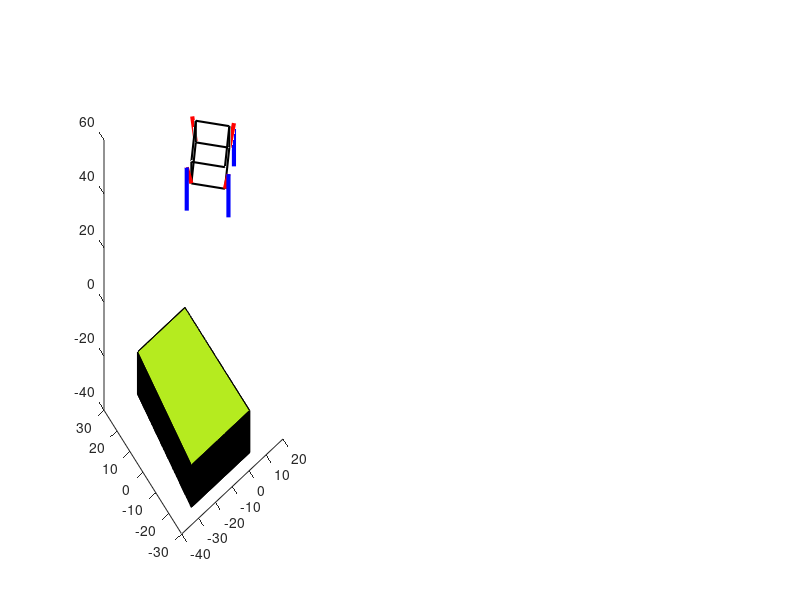

This figure's MATLAB source: (Note: this script raises an error after producing the figure.)
clc; clear; close all;


%@@@@@@@@@@@@@@@@@@@@@@@@@@@@@@@@@@@@@@@@@@@@@@@@@@@@@@@@@@@@@@@@@@@@@@@@@@@@@@@@@@@@@@@@@@@@@@@@@@@@@@Leg Landing variable setting지면으로부터 50위에있음

for l = 1
L_ang1_east = 430;                                                % L1 이동경로설정(EAST)
L_theta1_east = L_ang1_east*(pi/180);
L_r1_east = 8;                                                    % L1 원의반지름
L_x1_east = L_r1_east*cos(L_theta1_east)+11.25;                   % X축 평행이동 및 설정
L_z1_east = L_r1_east*sin(L_theta1_east)+50 ;                     % Z축 설정

L_ang2_east = 430;                                                % L2 이동경로 설정(EAST)
L_theta2_east = L_ang2_east*(pi/180);
L_r2_east = 8;                                                    % L2 원의반지름
L_x2_east = L_r2_east*cos(L_theta2_east)+11.25;                   % X축 평행이동 및 설정
L_z2_east = L_r2_east*sin(L_theta2_east)+34;                      % Z축 평행이동 및 설정
    
L_ang1_west = 110;                                                % L1 이동경로설정(WEST)
L_theta1_west = L_ang1_west*(pi/180);
L_r1_west = 8;                                                    % L1 원의반지름
L_x1_west = L_r1_west*cos(L_theta1_west)-11.25;                   % X축 평행이동 및 설정 
L_z1_west = L_r1_west*sin(L_theta1_west)+50;                      % Z축 설정

L_ang2_west = 110;                                                % L2 이동경로 설정(WEST)
L_theta2_west = L_ang2_west*(pi/180);
L_r2_west = 8;                                                    % L2원의반지름
L_x2_west = L_r2_west*cos(L_theta2_west)-11.25;                   % X축 평행이동 및 설정
L_z2_west = L_r2_west*sin(L_theta2_west)+34;                      % Z축 평행이동 및 설정

L_ang1_north = 430;                                               % L1 이동경로설정(NORTH)
L_theta1_north = L_ang1_north*(pi/180);
L_r1_north = 8;                                                   % 원의반지름
L_y1_north = L_r1_north*cos(L_theta1_north)+11.25;                % Y축 평행이동 및 설정 
L_z1_north = L_r1_north*sin(L_theta1_north)+50;                   % Z축 설정

L_ang2_north = 430;                                               % L2 이동경로 설정(NORTH)
L_theta2_north = L_ang2_north*(pi/180);
L_r2_north = 8;                                                   % 원의반지름
L_y2_north = L_r2_north*cos(L_theta2_north)+11.25;                % Y축 평행이동 및 설정
L_z2_north = L_r2_north*sin(L_theta2_north)+34;                   % Z축 평행이동 및 설정

L_ang1_south = 110;                                               % L1 이동경로설정(SOUTH)
L_theta1_south = L_ang1_south*(pi/180);
L_r1_south = 8;                                                   % 원의반지름
L_y1_south = L_r1_south*cos(L_theta1_south)-11.25;                % Y축 평행이동 및 설정 
L_z1_south = L_r1_south*sin(L_theta1_south)+50;                   % Z축 설정

L_ang2_south = 110;                                               % L2 이동경로 설정(SOUTH)
L_theta2_south = L_ang2_south*(pi/180);
L_r2_south = 8;                                                   % 원의반지름
L_y2_south = L_r2_south*cos(L_theta2_south)-11.25;                % Y축 평행이동 및 설정
L_z2_south = L_r2_south*sin(L_theta2_south)+34;                   % Z축 평행이동 및 설정


%@@@@@@@@@@@@@@@@@@@@@@@@@@@@@@@@@@@@@@@@@@@@@@@@@@@@@@@@@@@@@@@@@@@@@@@@@@@@@@@@@@@@@@@@@@@@@@@@@@@@@@Leg down variable setting


Legd_ang1_east = 430;                                                   % L1 이동경로설정(EAST)
Legd_theta1_east = Legd_ang1_east*(pi/180);
Legd_r1_east = 8;                                                       % L1 원의반지름
Legd_x1_east = Legd_r1_east*cos(Legd_theta1_east)+11.25;                % X축 평행이동 및 설정
Legd_z1_east = Legd_r1_east*sin(Legd_theta1_east);                      % Z축 설정

Legd_ang2_east = 430;                                                   % L2 이동경로 설정(EAST)
Legd_theta2_east = Legd_ang2_east*(pi/180);
Legd_r2_east = 8;                                                       % L2 원의반지름
Legd_x2_east = Legd_r2_east*cos(Legd_theta2_east)+11.25;                % X축 평행이동 및 설정
Legd_z2_east = Legd_r2_east*sin(Legd_theta2_east)-16;                   % Z축 평행이동 및 설정

Legd_ang1_west = [110:1:270];                                           % L1 이동경로설정(WEST)
Legd_theta1_west = Legd_ang1_west*(pi/180);
Legd_r1_west = 8;                                                       % L1 원의반지름
Legd_x1_west = Legd_r1_west*cos(Legd_theta1_west)-11.25;                % X축 평행이동 및 설정 
Legd_z1_west = Legd_r1_west*sin(Legd_theta1_west);                      % Z축 설정

Legd_ang2_west = [110:1:270];                                           % L2 이동경로 설정(WEST)
Legd_theta2_west = Legd_ang2_west*(pi/180);
Legd_r2_west = 8;                                                       % L2원의반지름
Legd_x2_west = Legd_r2_west*cos(Legd_theta2_west)-11.25;                % X축 평행이동 및 설정
Legd_z2_west = Legd_r2_west*sin(Legd_theta2_west)-16;                   % Z축 평행이동 및 설정

Legd_ang1_north = [430:-1:270];                    % L1 이동경로설정(NORTH)
Legd_theta1_north = Legd_ang1_north*(pi/180);
Legd_r1_north = 8;                                                      % 원의반지름
Legd_y1_north = Legd_r1_north*cos(Legd_theta1_north)+11.25;             % Y축 평행이동 및 설정 
Legd_z1_north = Legd_r1_north*sin(Legd_theta1_north);                   % Z축 설정

Legd_ang2_north = [430:-1:270];                    % L2 이동경로 설정(NORTH)
Legd_theta2_north = Legd_ang2_north*(pi/180);
Legd_r2_north = 8;                                                      % 원의반지름
Legd_y2_north = Legd_r2_north*cos(Legd_theta2_north)+11.25;             % Y축 평행이동 및 설정
Legd_z2_north = Legd_r2_north*sin(Legd_theta2_north)-16;                % Z축 평행이동 및 설정

Legd_ang1_south = [110:1:270];                     % L1 이동경로설정(SOUTH)
Legd_theta1_south = Legd_ang1_south*(pi/180);
Legd_r1_south = 8;                                                      % 원의반지름
Legd_y1_south = Legd_r1_south*cos(Legd_theta1_south)-11.25;             % Y축 평행이동 및 설정 
Legd_z1_south = Legd_r1_south*sin(Legd_theta1_south);                   % Z축 설정

Legd_ang2_south = [110:1:270];                     % L2 이동경로 설정(SOUTH)
Legd_theta2_south = Legd_ang2_south*(pi/180);
Legd_r2_south = 8;                                                      % 원의반지름
Legd_y2_south = Legd_r2_south*cos(Legd_theta2_south)-11.25;             % Y축 평행이동 및 설정
Legd_z2_south = Legd_r2_south*sin(Legd_theta2_south)-16;                % Z축 평행이동 및 설정


%@@@@@@@@@@@@@@@@@@@@@@@@@@@@@@@@@@@@@@@@@@@@@@@@@@@@@@@@@@@@@@@@@@@@@@@@@@@@@@@@@@@@@@@@@@@@@@@@@@@@@@Leg up variable setting


Legu_ang1_east = 430;                                                   % L1 이동경로설정(EAST)
Legu_theta1_east = Legu_ang1_east*(pi/180);
Legu_r1_east = 8;                                                       % L1 원의반지름
Legu_x1_east = Legu_r1_east*cos(Legu_theta1_east)+11.25;                % X축 평행이동 및 설정
Legu_z1_east = Legu_r1_east*sin(Legu_theta1_east);                      % Z축 설정

Legu_ang2_east = 430;                                                   % L2 이동경로 설정(EAST)
Legu_theta2_east = Legu_ang2_east*(pi/180);
Legu_r2_east = 8;                                                       % L2 원의반지름
Legu_x2_east = Legu_r2_east*cos(Legu_theta2_east)+11.25;                % X축 평행이동 및 설정
Legu_z2_east = Legu_r2_east*sin(Legu_theta2_east)-16;                   % Z축 평행이동 및 설정

Legu_ang1_west = [270:-1:110];                                          % L1 이동경로설정(WEST)
Legu_theta1_west = Legu_ang1_west*(pi/180);
Legu_r1_west = 8;                                                       % L1 원의반지름
Legu_x1_west = Legu_r1_west*cos(Legu_theta1_west)-11.25;                % X축 평행이동 및 설정 
Legu_z1_west = Legu_r1_west*sin(Legu_theta1_west);                      % Z축 설정

Legu_ang2_west = [270:-1:110];                                          % L2 이동경로 설정(WEST)
Legu_theta2_west = Legu_ang2_west*(pi/180);
Legu_r2_west = 8;                                                       % L2원의반지름
Legu_x2_west = Legu_r2_west*cos(Legu_theta2_west)-11.25;                % X축 평행이동 및 설정
Legu_z2_west = Legu_r2_west*sin(Legu_theta2_west)-16;                   % Z축 평행이동 및 설정

Legu_ang1_north = [270:1:430];                     % L1 이동경로설정(NORTH)
Legu_theta1_north = Legu_ang1_north*(pi/180);
Legu_r1_north = 8;                                                      % 원의반지름
Legu_y1_north = Legu_r1_north*cos(Legu_theta1_north)+11.25;             % Y축 평행이동 및 설정 
Legu_z1_north = Legu_r1_north*sin(Legu_theta1_north);                   % Z축 설정

Legu_ang2_north = [270:1:430];                     % L2 이동경로 설정(NORTH)
Legu_theta2_north = Legu_ang2_north*(pi/180);
Legu_r2_north = 8;                                                      % 원의반지름
Legu_y2_north = Legu_r2_north*cos(Legu_theta2_north)+11.25;             % Y축 평행이동 및 설정
Legu_z2_north = Legu_r2_north*sin(Legu_theta2_north)-16;                % Z축 평행이동 및 설정

Legu_ang1_south = [270:-1:110];                    % L1 이동경로설정(SOUTH)
Legu_theta1_south = Legu_ang1_south*(pi/180);
Legu_r1_south = 8;                                                      % 원의반지름
Legu_y1_south = Legu_r1_south*cos(Legu_theta1_south)-11.25;             % Y축 평행이동 및 설정 
Legu_z1_south = Legu_r1_south*sin(Legu_theta1_south);                   % Z축 설정

Legu_ang2_south = [270:-1:110];                    % L2 이동경로 설정(SOUTH)
Legu_theta2_south = Legu_ang2_south*(pi/180);
Legu_r2_south = 8;                                                      % 원의반지름
Legu_y2_south = Legu_r2_south*cos(Legu_theta2_south)-11.25;             % Y축 평행이동 및 설정
Legu_z2_south = Legu_r2_south*sin(Legu_theta2_south)-16;                % Z축 평행이동 및 설정


%@@@@@@@@@@@@@@@@@@@@@@@@@@@@@@@@@@@@@@@@@@@@@@@@@@@@@@@@@@@@@@@@@@@@@@@@@@@@@@@@@@@@@@@@@@@@@@@@@@@@@@Leg take off variable setting


T_ang1_east = 430;                                                     % L1 이동경로설정(EAST)
T_theta1_east = T_ang1_east*(pi/180);
T_r1_east = 8;                                                         % L1 원의반지름
T_x1_east = T_r1_east*cos(T_theta1_east)+11.25;                        % X축 평행이동 및 설정
T_z1_east = T_r1_east*sin(T_theta1_east) ;                             % Z축 설정

T_ang2_east = 430;                                                     % L2 이동경로 설정(EAST)
T_theta2_east = T_ang2_east*(pi/180);
T_r2_east = 8;                                                         % L2 원의반지름
T_x2_east = T_r2_east*cos(T_theta2_east)+11.25;                        % X축 평행이동 및 설정
T_z2_east = T_r2_east*sin(T_theta2_east)-16;                           % Z축 평행이동 및 설정

T_ang1_west = 110;                                                     % L1 이동경로설정(WEST)
T_theta1_west = T_ang1_west*(pi/180);
T_r1_west = 8;                                                         % L1 원의반지름
T_x1_west = T_r1_west*cos(T_theta1_west)-11.25;                        % X축 평행이동 및 설정 
T_z1_west = T_r1_west*sin(T_theta1_west);                              % Z축 설정

T_ang2_west = 110;                                                     % L2 이동경로 설정(WEST)
T_theta2_west = T_ang2_west*(pi/180);
T_r2_west = 8;                                                         % L2원의반지름
T_x2_west = T_r2_west*cos(T_theta2_west)-11.25;                        % X축 평행이동 및 설정
T_z2_west = T_r2_west*sin(T_theta2_west)-16;                           % Z축 평행이동 및 설정

T_ang1_north = 430;                                                    % L1 이동경로설정(NORTH)
T_theta1_north = T_ang1_north*(pi/180);
T_r1_north = 8;                                                        % 원의반지름
T_y1_north = T_r1_north*cos(T_theta1_north)+11.25;                     % Y축 평행이동 및 설정 
T_z1_north = T_r1_north*sin(T_theta1_north);                           % Z축 설정

T_ang2_north = 430;                                                    % L2 이동경로 설정(NORTH)
T_theta2_north = T_ang2_north*(pi/180);
T_r2_north = 8;                                                        % 원의반지름
T_y2_north = T_r2_north*cos(T_theta2_north)+11.25;                     % Y축 평행이동 및 설정
T_z2_north = T_r2_north*sin(T_theta2_north)-16;                        % Z축 평행이동 및 설정

T_ang1_south = 110;                                                    % L1 이동경로설정(SOUTH)
T_theta1_south = T_ang1_south*(pi/180);
T_r1_south = 8;                                                        % 원의반지름
T_y1_south = T_r1_south*cos(T_theta1_south)-11.25;                     % Y축 평행이동 및 설정 
T_z1_south = T_r1_south*sin(T_theta1_south);                           % Z축 설정

T_ang2_south = 110;                                                    % L2 이동경로 설정(SOUTH)
T_theta2_south = T_ang2_south*(pi/180);
T_r2_south = 8;                                                        % 원의반지름
T_y2_south = T_r2_south*cos(T_theta2_south)-11.25;                     % Y축 평행이동 및 설정
T_z2_south = T_r2_south*sin(T_theta2_south)-16;                        % Z축 평행이동 및 설정

%@@@@@@@@@@@@@@@@@@@@@@@@@@@@@@@@@@@@@@@@@@@@@@@@@@@@@@@@@@@@@@@@@@@@@@@@@@@@@@@@@@@@@@@@@@@@@@@@@@@@@@Leg down figure!!



Legd_ang1_westf = [110:1:270];                                           % L1 이동경로설정(WEST)
Legd_theta1_westf = Legd_ang1_westf*(pi/180);
Legd_r1_westf = 8;                                                       % L1 원의반지름
Legd_x1_westf = Legd_r1_westf*cos(Legd_theta1_westf);                      % X축 평행이동 및 설정 
Legd_y1_westf = Legd_r1_westf*sin(Legd_theta1_westf);                      % Z축 설정
                                          
Legd_x2_westf = Legd_r1_westf*cos(Legd_theta1_westf);                      % X축 평행이동 및 설정
Legd_y2_westf = Legd_r1_westf*sin(Legd_theta1_westf)-16;                   % Z축 평행이동 및 설정


Legd_ang1_northf = [430:-1:270];                                           % L1 이동경로설정(NORTH)
Legd_theta1_northf = Legd_ang1_northf*(pi/180);
Legd_r1_northf = 8;                                                        % 원의반지름
Legd_x1_northf = Legd_r1_northf*cos(Legd_theta1_northf);                   % Y축 평행이동 및 설정 
Legd_y1_northf = Legd_r1_northf*sin(Legd_theta1_northf);                   % Z축 설정
                                                 
Legd_x2_northf = Legd_r1_northf*cos(Legd_theta1_northf);                   % Y축 평행이동 및 설정
Legd_y2_northf = Legd_r1_northf*sin(Legd_theta1_northf)-16;                % Z축 평행이동 및 설정



Legd_ang1_southf = [110:1:270];                                            % L1 이동경로설정(SOUTH)
Legd_theta1_southf = Legd_ang1_southf*(pi/180);
Legd_r1_southf = 8;                                                        % 원의반지름
Legd_x1_southf = Legd_r1_southf*cos(Legd_theta1_southf);                   % Y축 평행이동 및 설정 
Legd_y1_southf = Legd_r1_southf*sin(Legd_theta1_southf);                   % Z축 설정
                                                   
Legd_x2_southf = Legd_r1_southf*cos(Legd_theta1_southf);                   % Y축 평행이동 및 설정
Legd_y2_southf = Legd_r1_southf*sin(Legd_theta1_southf)-16;                % Z축 평행이동 및 설정


%@@@@@@@@@@@@@@@@@@@@@@@@@@@@@@@@@@@@@@@@@@@@@@@@@@@@@@@@@@@@@@@@@@@@@@@@@@@@@@@@@@@@@@@@@@@@@@@@@@@@@@Leg up figure!!


Legu_ang1_westf = [270:-1:110];                                            % L1 이동경로설정(WEST)
Legu_theta1_westf = Legu_ang1_westf*(pi/180);
Legu_r1_westf = 8;                                                         % L1 원의반지름
Legu_x1_westf = Legu_r1_westf*cos(Legu_theta1_westf);                      % X축 평행이동 및 설정 
Legu_y1_westf = Legu_r1_westf*sin(Legu_theta1_westf);                      % Z축 설정
                                               
Legu_x2_westf = Legu_r1_westf*cos(Legu_theta1_westf);                      % X축 평행이동 및 설정
Legu_y2_westf = Legu_r1_westf*sin(Legu_theta1_westf)-16;                   % Z축 평행이동 및 설정

Legu_ang1_northf = [270:1:430];                      % L1 이동경로설정(NORTH)
Legu_theta1_northf = Legu_ang1_northf*(pi/180);
Legu_r1_northf = 8;                                                        % 원의반지름
Legu_x1_northf = Legu_r1_northf*cos(Legu_theta1_northf);                   % Y축 평행이동 및 설정 
Legu_y1_northf = Legu_r1_northf*sin(Legu_theta1_northf);                   % Z축 설정
                                             
Legu_x2_northf = Legu_r1_northf*cos(Legu_theta1_northf);                   % Y축 평행이동 및 설정
Legu_y2_northf = Legu_r1_northf*sin(Legu_theta1_northf)-16;                % Z축 평행이동 및 설정

Legu_ang1_southf = [270:-1:110];                    % L1 이동경로설정(SOUTH)
Legu_theta1_southf = Legu_ang1_southf*(pi/180);
Legu_r1_southf = 8;                                                      % 원의반지름
Legu_x1_southf = Legu_r1_southf*cos(Legu_theta1_southf);             % Y축 평행이동 및 설정 
Legu_y1_southf = Legu_r1_southf*sin(Legu_theta1_southf);                   % Z축 설정
                                           
Legu_x2_southf = Legu_r1_southf*cos(Legu_theta1_southf);             % Y축 평행이동 및 설정
Legu_y2_southf = Legu_r1_southf*sin(Legu_theta1_southf)-16;                % Z축 평행이동 및 설정


%@@@@@@@@@@@@@@@@@@@@@@@@@@@@@@@@@@@@@@@@@@@@@@@@@@@@@@@@@@@@@@@@@@@@@@@@@@@@@@@@@@@@@@@@@@@@@@@@@@@@@@draw figure


hf = figure;                             %figure창생성
ha = axes(hf);                           %figure창에 좌표넣기


%@@@@@@@@@@@@@@@@@@@@@@@@@@@@@@@@@@@@@@@@@@@@@@@@@@@@@@@@@@@@@@@@@@@@@@@@@@@@@@@@@@@@@@@@@@@@@@@@@@@@@@draw graph

subplot(3,9,[1,2 3,10,11,12,19,20,21],ha);

box_L1 = plot3(ha,[-11.25 0],[0 -11.25],[50 50],'k','Linewidth',1.5);                        %부품넣을공간 생성(밑면)-착륙
hold(ha,'on');                                                                               %한 FIGURE에 2개이상 그래프  
box_L2 = plot3(ha,[0 11.25],[-11.25 0],[50 50],'k','Linewidth',1.5);                         %부품넣을공간 생성(밑면)-착륙
box_L3 = plot3(ha,[11.25 0],[0 11.25],[50 50],'k','Linewidth',1.5);                          %부품넣을공간 생성(밑면)-착륙
box_L4 = plot3(ha,[0 -11.25],[11.25 0],[50 50],'k','Linewidth',1.5);                         %부품넣을공간 생성(밑면)-착륙
box_L5 = plot3(ha,[0 0],[-11.25 -11.25],[50 50],'k','Linewidth',1.5);                        %부품넣을공간 생성(높이)-착륙
box_L6 = plot3(ha,[11.25 11.25],[0 0],[50 58],'k','Linewidth',1.5);                          %부품넣을공간 생성(높이)-착륙
box_L7 = plot3(ha,[0 0],[11.25 11.25],[50 58],'k','Linewidth',1.5);                          %부품넣을공간 생성(높이)-착륙
box_L8 = plot3(ha,[-11.25 -11.25],[0 0],[50 58],'k','Linewidth',1.5);                        %부품넣을공간 생성(높이)-착륙
box_L9 = plot3(ha,[-11.25 0],[0 -11.25],[58 58],'k','Linewidth',1.5);                        %부품넣을공간 생성(윗면)-착륙
box_L10 = plot3(ha,[0 11.25],[-11.25 0],[58 58],'k','Linewidth',1.5);                        %부품넣을공간 생성(윗면)-착륙
box_L11 = plot3(ha,[11.25 0],[0 11.25],[58 58],'k','Linewidth',1.5);                         %부품넣을공간 생성(윗면)-착륙
box_L12 = plot3(ha,[0 -11.25],[11.25 0],[58 58],'k','Linewidth',1.5);                        %부품넣을공간 생성(윗면)-착륙

Leg_L1 = plot3(ha,[11.25 L_x1_east],[0 0],[50 L_z1_east],'r','Linewidth',3);                         %EAST_L1 다리생성-착륙
Leg_L2 = plot3(ha,[L_x1_east L_x2_east],[0 0],[L_z1_east L_z2_east],'b','Linewidth',3);              %EAST_L2 다리생성-착륙
Leg_L3 = plot3(ha,[-11.25 L_x1_west],[0 0],[50 L_z1_west],'r','Linewidth',3);                        %WEST_L1 다리생성-착륙
Leg_L4 = plot3(ha,[L_x1_west L_x2_west],[0 0],[L_z1_west L_z2_west],'b','Linewidth',3);              %WEST_L2 다리생성-착륙
Leg_L5 = plot3(ha,[0 0],[11.25 L_y1_north],[50 L_z1_north],'r','Linewidth',3);                       %NORTH_L1 다리생성-착륙
Leg_L6 = plot3(ha,[0 0],[L_y1_north L_y2_north],[L_z1_north L_z1_north],'b','Linewidth',3);          %NORTH_L2 다리생성-착륙
Leg_L7 = plot3(ha,[0 0],[-11.25 L_y1_south],[50 L_z1_south],'r','Linewidth',3);                      %SOUTH_L1 다리생성-착륙
Leg_L8 = plot3(ha,[0 0],[L_y1_south L_y2_south],[L_z1_south L_z2_south],'b','Linewidth',3);          %SOUTH_L2 다리생성-착륙


%@@@@@@@@@@@@@@@@@@@@@@@@@@@@@@@@@@@@@@@@@@@@@@@@@@@@@@@@@@@@@@@@@@@@@@@@@@@@@@@@@@@@@@@@@@@@@@@@@@@@@@draw slop


vertex_stair1=[-30.46 -25 -39.5 ; 4.14 -25 -39.5; 4.14 25 -39.5; -24 25 -39.5; -30.46 -25 -24 ; 4.14 -25 -24; 4.14 25 -24; -24 25 -24];
face_stair1 = [1 2 3 4; 1 2 6 5; 2 3 7 6; 3 4 8 7; 1 4 8 5; 5 6 7 8];
Ic1=[0 0 0;0 0 0 ;0 0 0;0 0 0;0 0 0; 0.71 0.92 0.12];
stair1 = patch('Faces',face_stair1,'Vertices',vertex_stair1,'FaceVertexCData',Ic1,'FaceColor','flat');         
alpha(stair1,0.3)                                                                                      %경사면 투명도 조정

vertex_stair2=[4.14 -25 -39.5 ; 38.74 -25 -39.5; 38.74 25 -39.5; 4.14 25 -39.5; 4.14 -25 -8.5 ; 38.74 -25 -8.5; 38.74 25 -8.5; 4.14 25 -8.5];
face_stair2 = [1 2 3 4; 1 2 6 5; 2 3 7 6; 3 4 8 7; 1 4 8 5; 5 6 7 8];
Ic2=[0 0 0;0 0 0 ;0 0 0;0 0 0;0 0 0; 0.71 0.92 0.12];
stair2 = patch('Faces',face_stair2,'Vertices',vertex_stair2,'FaceVertexCData',Ic2,'FaceColor','flat');         
alpha(stair2,0.3)                                                                                      %경사면 투명도 조정

%-----------------subplot
subplot(3,9,6); % north,theta1

plot([0 2.7362],[0 7.5175],'r','LineWidth',2);
title('θ1','Color','r');
yline(0,'k','LineWidth',0.1);
xline(0,'k','LineWidth',0.1);
axis([-5 10 -25 10]);
grid on

subplot(3,9,7); % north,theta2

plot([0 2.7362],[0 7.5175],'r','LineWidth',2);
hold on;
plot([2.7362 2.7362],[7.5175 -8.4825],'b','LineWidth',2);
yline(0,'k','LineWidth',0.1);
xline(0,'k','LineWidth',0.1);
axis([-5 10 -25 10]) ;  
title('θ2','Color','b');
grid on
 

%-----------------subplot
subplot(3,9,13); % west,theta1

plot([0 -2.7362],[0 7.5175],'r','LineWidth',2);
title('θ1','Color','r');
grid on
yline(0,'k','LineWidth',0.1);
xline(0,'k','LineWidth',0.1);
axis([-10 5 -25 10]);


subplot(3,9,14); % west,theta2

plot([0 -2.7362],[0 7.5175],'r','LineWidth',2);
hold on;
plot([-2.7362 -2.7362],[7.5175 -8.4825],'b','LineWidth',2);
grid on
title('θ2','Color','b');
xline(0,'k','LineWidth',0.1);
yline(0,'k','LineWidth',0.1);
axis([-10 5 -25 10]);


%-----------------subplot
subplot(3,9,17); % east,theta1

plot([0 2.7362],[0 7.5175],'r','LineWidth',2);
title('θ1','Color','r');
yline(0,'k','LineWidth',0.1);
xline(0,'k','LineWidth',0.1);
axis([-5 10 -25 10])
grid on 


subplot(3,9,18); % east,theta2

plot([0 2.7362],[0 7.5175],'r','LineWidth',2);
hold on;
plot([2.7362 2.7362],[7.5175 -8.4825],'b','LineWidth',2);
yline(0,'k','LineWidth',0.1);
xline(0,'k','LineWidth',0.1);
axis([-5 10 -25 10])   
title('θ2','Color','b');
grid on 


%-----------------subplot
subplot(3,9,24); % west,theta1

plot([0 -2.7362],[0 7.5175],'r','LineWidth',2);
title('θ1','Color','r');
grid on
yline(0,'k','LineWidth',0.1);
xline(0,'k','LineWidth',0.1);
axis([-10 5 -25 10]);


subplot(3,9,25); % west,theta2

plot([0 -2.7362],[0 7.5175],'r','LineWidth',2);
hold on;
plot([-2.7362 -2.7362],[7.5175 -8.4825],'b','LineWidth',2);
grid on
title('θ2','Color','b');
xline(0,'k','LineWidth',0.1);
yline(0,'k','LineWidth',0.1);
axis([-10 5 -25 10]);


%-----------------subplot
subplot(3,9,[15 16]); % drone

a=[0 -5 ; 5 0 ; 0 5 ; -5 0];
faced = [1 2 3 4];
patch('Faces',faced,'Vertices',a,'FaceColor',[0.71 0.92 0.12]); 
hold on;
plot([0 0],[5 13],'r','Linewidth',3);
plot([0 0],[-5 -13],'r','Linewidth',3);
plot([-13 -5],[0 0],'r','Linewidth',3);
plot([5 13],[0 0],'r','Linewidth',3);
legend('drone','Position',[0.68 0.61 0 0]);
grid on
axis([-15 15 -15 15]);
axis('equal');  

%@@@@@@@@@@@@@@@@@@@@@@@@@@@@@@@@@@@@@@@@@@@@@@@@@@@@@@@@@@@@@@@@@@@@@@@@@@@@@@@@@@@@@@@@@@@@@@@@@@@@@@camera setting


axis(ha,'equal');                        %좌표에서 x축, y축 길이 동일
set(ha,'XLim',[-40 40]);                 %좌표에서 x축 설정
set(ha,'YLim',[-40 40]);                 %좌표에서 y축 설정
set(ha,'ZLim',[-40 70]);                 %좌표에서 y축 설정
grid(ha,'on');                           %좌표에 그리드 넣기
xlabel(ha,'X');
ylabel(ha,'Y');
zlabel(ha,'Z'); 
title(ha,'stair');

set(ha,'XTickLabelMode','auto');                  %cam x축 좌표고정
set(ha,'XTickMode','auto');
set(ha,'YTickLabelMode','auto');                  %cam y축 좌표고정
set(ha,'YTickMode','auto');
set(ha,'ZTickLabelMode','auto');                  %cam z축 좌표고정
set(ha,'ZTickMode','auto');

%@@@@@@@@@@@@@@@@@@@@@@@@@@@@@@@@@@@@@@@@@@@@@@@@@@@@@@@@@@@@@@@@@@@@@@@@@@@@@@@@@@@@@@@@@@@@@@@@@@@@@@Landing!

aL=linspace(1,1,50);                                 %1값을 50개 만들기
cam_angL = linspace(45,90,length(aL)); 
         pause(1);                             
for iL = 1:length(aL)                                 %50번반복
set(box_L1,'ZData',[50-iL 50-iL]);                    %시작위치는 밑변:50,윗면:58 이며, 1씩 감소(50번 반복)
set(box_L2,'ZData',[50-iL 50-iL]);
set(box_L3,'ZData',[50-iL 50-iL]);
set(box_L4,'ZData',[50-iL 50-iL]);
set(box_L5,'ZData',[50-iL 58-iL]);
set(box_L6,'ZData',[50-iL 58-iL]);
set(box_L7,'ZData',[50-iL 58-iL]);
set(box_L8,'ZData',[50-iL 58-iL]);
set(box_L9,'ZData',[58-iL 58-iL]);
set(box_L10,'ZData',[58-iL 58-iL]);
set(box_L11,'ZData',[58-iL 58-iL]);
set(box_L12,'ZData',[58-iL 58-iL]);
set(Leg_L1,'ZData',[50-iL L_z1_east-iL]);
set(Leg_L2,'ZData',[L_z1_east-iL L_z2_east-iL]);
set(Leg_L3,'ZData',[50-iL L_z1_west-iL]);
set(Leg_L4,'ZData',[L_z1_west-iL L_z2_west-iL]);
set(Leg_L5,'ZData',[50-iL L_z1_north-iL]);
set(Leg_L6,'ZData',[L_z1_north-iL L_z2_north-iL]);
set(Leg_L7,'ZData',[50-iL L_z1_south-iL]);
set(Leg_L8,'ZData',[L_z1_south-iL L_z2_south-iL]);
pause(0.08);                                        %0.08초딜레이

cam_xL = 80*cos(cam_angL(iL)*pi/180);                                   %x축 으로 돌아가는범위 조절
cam_yL = 80*sin(cam_angL(iL)*pi/180);                                   %y축 으로 돌아가는범위 조절
cam_zL = 10;                                                               %z축은 고정(위에서 내려다보기)
set(ha,'CameraPosition',[cam_xL cam_yL cam_zL]);                            %cam의 handle속성값 바꾸기
end

pause(2);                                           %착륙후 1초쉬기 

delete(Leg_L1);                 %랜딩용 다리지우기
delete(Leg_L2);                 %랜딩용 다리지우기
delete(Leg_L3);                 %랜딩용 다리지우기
delete(Leg_L4);                 %랜딩용 다리지우기
delete(Leg_L5);                 %랜딩용 다리지우기
delete(Leg_L6);                 %랜딩용 다리지우기
delete(Leg_L7);                 %랜딩용 다리지우기
delete(Leg_L8);                 %랜딩용 다리지우기

delete(subplot(3,9,6));
delete(subplot(3,9,7));
delete(subplot(3,9,13));
delete(subplot(3,9,14));
delete(subplot(3,9,24));
delete(subplot(3,9,25));
%@@@@@@@@@@@@@@@@@@@@@@@@@@@@@@@@@@@@@@@@@@@@@@@@@@@@@@@@@@@@@@@@@@@@@@@@@@@@@@@@@@@@@@@@@@@@@@@@@@@@@@Leg down!


Leg_d1 = plot3(ha,[11.25 Legd_x1_east],[0 0],[0 Legd_z1_east],'r','Linewidth',3);                                        %EAST_L1 다리생성-접기
Leg_d2 = plot3(ha,[Legd_x1_east Legd_x2_east],[0 0],[Legd_z1_east Legd_z2_east],'b','Linewidth',3);                      %EAST_L2 다리생성-접기
Leg_d3 = plot3(ha,[-11.25 Legd_x1_west(8)],[0 0],[0 Legd_z1_west(8)],'r','Linewidth',3);                                 %WEST_L1 다리생성-접기
Leg_d4 = plot3(ha,[Legd_x1_west(8) Legd_x2_west(8)],[0 0],[Legd_z1_west(8) Legd_z2_west(8)],'b','Linewidth',3);          %WEST_L2 다리생성-접기
Leg_d5 = plot3(ha,[0 0],[11.25 Legd_y1_north(8)],[0 Legd_z1_north(8)],'r','Linewidth',3);                                %NORTH_L1 다리생성-접기
Leg_d6 = plot3(ha,[0 0],[Legd_y1_north(8) Legd_y2_north(8)],[Legd_z1_north(8) Legd_z2_north(8)],'b','Linewidth',3);      %NORTH_L2 다리생성-접기
Leg_d7 = plot3(ha,[0 0],[-11.25 Legd_y1_south(8)],[0 Legd_z1_south(8)],'r','Linewidth',3);                               %SOUTH_L1 다리생성-접기
Leg_d8 = plot3(ha,[0 0],[Legd_y1_south(8) Legd_y2_south(8)],[Legd_z1_south(8) Legd_z2_south(8)],'b','Linewidth',3);      %SOUTH_L2 다리생성-접기

%-----------------make subplot for leg down
northd_theta1=subplot(3,9,6); % north,theta1

subd_north = plot([0 Legd_x1_northf(8)],[0 Legd_y1_northf(8)],'r','LineWidth',2);
title('θ1','Color','r');
yline(0,'k','LineWidth',0.1);
xline(0,'k','LineWidth',0.1);
axis([-5 10 -25 10]);
grid on

%hl_northd_theta1=legend(northd_theta1,['theta1 = ',num2str(0)]);

subplot(3,9,7); % north,theta2

subd_north1 = plot([0 Legd_x1_northf(8)],[0 Legd_y1_northf(8)],'r','LineWidth',2);
hold on;
subd_north2 = plot([Legd_x1_northf(8) Legd_x2_northf(8)],[Legd_y1_northf(8) Legd_y2_northf(8)],'b','LineWidth',2);
yline(0,'k','LineWidth',0.1);
xline(0,'k','LineWidth',0.1);
axis([-5 10 -25 10]) ;  
title('θ2','Color','b');
grid on

%-----------------subplot
subplot(3,9,13); % west,theta1

subd_west = plot([0 Legd_x1_westf(8)],[0 Legd_y1_westf(8)],'r','LineWidth',2);
title('θ1','Color','r');
grid on
yline(0,'k','LineWidth',0.1);
xline(0,'k','LineWidth',0.1);
axis([-10 5 -25 10]);

subplot(3,9,14); % west,theta2

subd_west1 = plot([0 Legd_x1_westf(8)],[0 Legd_y1_westf(8)],'r','LineWidth',2);
hold on;
subd_west2 = plot([Legd_x1_westf(8) Legd_x2_westf(8)],[Legd_y1_westf(8) Legd_y2_westf(8)],'b','LineWidth',2);
grid on
title('θ2','Color','b');
xline(0,'k','LineWidth',0.1);
yline(0,'k','LineWidth',0.1);
axis([-10 5 -25 10]);


%-----------------subplot
subplot(3,9,24); % south,theta1

subd_south = plot([0 Legd_x1_southf(8)],[0 Legd_y1_southf(8)],'r','LineWidth',2);
title('θ1','Color','r');
grid on
yline(0,'k','LineWidth',0.1);
xline(0,'k','LineWidth',0.1);
axis([-10 5 -25 10]);

subplot(3,9,25); % south,theta2

subd_south1 = plot([0 Legd_x1_southf(8)],[0 Legd_y1_southf(8)],'r','LineWidth',2);
hold on;
subd_south2 = plot([Legd_x1_southf(8) Legd_x2_southf(8)],[Legd_y1_southf(8) Legd_y2_southf(8)],'b','LineWidth',2);
grid on
title('θ2','Color','b');
xline(0,'k','LineWidth',0.1);
yline(0,'k','LineWidth',0.1);
axis([-10 5 -25 10]);

cam_ang_Legd = linspace(90,270,length(Legu_theta1_west));                            %Legu_theta1_west와 cam_ang의 벡터값이 같아야하므로 linspace를 이용해 벡터값 맞추기

for i_ptd = 1:length(Legd_theta1_west)                                         %애니매이션 실행 1부터theta_west크기까지 반복

    set(Leg_d3,'XData',[-11.25 Legd_x1_west(i_ptd)], ...                       %L1_WEST 이동하는 선의 x좌표 y좌표를 handle을 이용해 좌표값 반복설정
        'ZData',[0 Legd_z1_west(i_ptd)]           );
    set(Leg_d4,'XData',[Legd_x1_west(i_ptd) Legd_x2_west(i_ptd)], ...          %L2_WEST 이동하는 선의 x좌표 y좌표를 handle을  이용해 좌표값 반복설정
        'ZData',[Legd_z1_west(i_ptd) Legd_z2_west(i_ptd)]      );
    set(Leg_d5,'YData',[11.25 Legd_y1_north(i_ptd)], ...                       %L1_NORTH 이동하는 선의 x좌표 y좌표를 handle을 이용해 좌표값 반복설정
        'ZData',[0 Legd_z1_north(i_ptd)]           );
    set(Leg_d6,'YData',[Legd_y1_north(i_ptd) Legd_y2_north(i_ptd)], ...        %L2_NORTH 이동하는 선의 x좌표 y좌표를 handle을  이용해 좌표값 반복설정
        'ZData',[Legd_z1_north(i_ptd) Legd_z2_north(i_ptd)]      );
    set(Leg_d7,'YData',[-11.25 Legd_y1_south(i_ptd)], ...                      %L1_SOUTH 이동하는 선의 x좌표 y좌표를 handle을 이용해 좌표값 반복설정
        'ZData',[0 Legd_z1_south(i_ptd)]           );
    set(Leg_d8,'YData',[Legd_y1_south(i_ptd) Legd_y2_south(i_ptd)], ...        %L2_SOUTH 이동하는 선의 x좌표 y좌표를 handle을  이용해 좌표값 반복설정
        'ZData',[Legd_z1_south(i_ptd) Legd_z2_south(i_ptd)]      );

    set(subd_west1,'XData',[0 Legd_x1_westf(i_ptd)], ...                       %L1_WEST 이동하는 선의 x좌표 y좌표를 handle을 이용해 좌표값 반복설정
        'YData',[0 Legd_y1_westf(i_ptd)]           );
    set(subd_west2,'XData',[Legd_x1_westf(i_ptd) Legd_x2_westf(i_ptd)], ...          %L2_WEST 이동하는 선의 x좌표 y좌표를 handle을  이용해 좌표값 반복설정
        'YData',[Legd_y1_westf(i_ptd) Legd_y2_westf(i_ptd)]      );

    set(subd_north1,'XData',[0 Legd_x1_northf(i_ptd)], ...                       %L1_NORTH 이동하는 선의 x좌표 y좌표를 handle을 이용해 좌표값 반복설정
        'YData',[0 Legd_y1_northf(i_ptd)]           );
    set(subd_north2,'XData',[Legd_x1_northf(i_ptd) Legd_x2_northf(i_ptd)], ...        %L2_NORTH 이동하는 선의 x좌표 y좌표를 handle을  이용해 좌표값 반복설정
        'YData',[Legd_y1_northf(i_ptd) Legd_y2_northf(i_ptd)]      );

    set(subd_south1,'XData',[0 Legd_x1_southf(i_ptd)], ...                      %L1_SOUTH 이동하는 선의 x좌표 y좌표를 handle을 이용해 좌표값 반복설정
        'YData',[0 Legd_y1_southf(i_ptd)]           );
    set(subd_south2,'XData',[Legd_x1_southf(i_ptd) Legd_x2_southf(i_ptd)], ...        %L2_SOUTH 이동하는 선의 x좌표 y좌표를 handle을  이용해 좌표값 반복설정
        'YData',[Legd_y1_southf(i_ptd) Legd_y2_southf(i_ptd)]      );

    set(subd_west,'XData',[0 Legd_x1_westf(i_ptd)], ...                       %L1_WEST 이동하는 선의 x좌표 y좌표를 handle을 이용해 좌표값 반복설정
        'YData',[0 Legd_y1_westf(i_ptd)]           );
    set(subd_north,'XData',[0 Legd_x1_northf(i_ptd)], ...                       %L1_NORTH 이동하는 선의 x좌표 y좌표를 handle을 이용해 좌표값 반복설정
        'YData',[0 Legd_y1_northf(i_ptd)]           );
    set(subd_south,'XData',[0 Legd_x1_southf(i_ptd)], ...                      %L1_SOUTH 이동하는 선의 x좌표 y좌표를 handle을 이용해 좌표값 반복설정
        'YData',[0 Legd_y1_southf(i_ptd)]           );

    cam_x_Legd = 80*cos(cam_ang_Legd(i_ptd)*pi/180);                                     %x축 으로 돌아가는범위 조절
    cam_y_Legd = 80*sin(cam_ang_Legd(i_ptd)*pi/180);                                     %y축 으로 돌아가는범위 조절
    cam_z_Legd = 15;                                                                 %z축은 고정(위에서 내려다보기)
    set(ha,'CameraPosition',[cam_x_Legd cam_y_Legd cam_z_Legd]);                              %cam의 handle속성값 바꾸기

    pause(0.08);                                                               %0.035초 딜레이 0에가까울수록 빠름(drawnow함수 이용시 제일 빠름)
end

pause(2);    

delete(Leg_d1);                 %랜딩용 다리지우기
delete(Leg_d2);                 %랜딩용 다리지우기
delete(Leg_d3);                 %랜딩용 다리지우기
delete(Leg_d4);                 %랜딩용 다리지우기
delete(Leg_d5);                 %랜딩용 다리지우기
delete(Leg_d6);                 %랜딩용 다리지우기
delete(Leg_d7);                 %랜딩용 다리지우기
delete(Leg_d8);                 %랜딩용 다리지우기

delete(subplot(3,9,6));
delete(subplot(3,9,7));
delete(subplot(3,9,13));
delete(subplot(3,9,14));
delete(subplot(3,9,24));
delete(subplot(3,9,25));

%@@@@@@@@@@@@@@@@@@@@@@@@@@@@@@@@@@@@@@@@@@@@@@@@@@@@@@@@@@@@@@@@@@@@@@@@@@@@@@@@@@@@@@@@@@@@@@@@@@@@@@Leg up!
%-----------------make subplot for leg up
subplot(3,9,6); % north,theta1

subplot(3,9,6); % north,theta1

subu_north = plot([0 Legu_x1_northf(8)],[0 Legu_y1_northf(8)],'r','LineWidth',2);
title('θ1','Color','r');
yline(0,'k','LineWidth',0.1);
xline(0,'k','LineWidth',0.1);
axis([-5 10 -25 10]);
grid on
         
subplot(3,9,7); % north,theta2

subu_north1 = plot([0 Legu_x1_northf(8)],[0 Legu_y1_northf(8)],'r','LineWidth',2);
hold on;
subu_north2 = plot([Legu_x1_northf(8) Legu_x2_northf(8)],[Legu_y1_northf(8) Legu_y2_northf(8)],'b','LineWidth',2);
yline(0,'k','LineWidth',0.1);
xline(0,'k','LineWidth',0.1);
axis([-5 10 -25 10]) ;  
title('θ2','Color','b');
grid on

%-----------------subplot
subplot(3,9,13); % west,theta1

subu_west = plot([0 Legu_x1_westf(8)],[0 Legu_y1_westf(8)],'r','LineWidth',2);
title('θ1','Color','r');
grid on
yline(0,'k','LineWidth',0.1);
xline(0,'k','LineWidth',0.1);
axis([-10 5 -25 10]);

subplot(3,9,14); % west,theta2

subu_west1 = plot([0 Legu_x1_westf(8)],[0 Legu_y1_westf(8)],'r','LineWidth',2);
hold on;
subu_west2 = plot([Legu_x1_westf(8) Legu_x2_westf(8)],[Legu_y1_westf(8) Legu_y2_westf(8)],'b','LineWidth',2);
grid on
title('θ2','Color','b');
xline(0,'k','LineWidth',0.1);
yline(0,'k','LineWidth',0.1);
axis([-10 5 -25 10]);


%-----------------subplot
subplot(3,9,24); % south,theta1

subu_south = plot([0 Legu_x1_southf(8)],[0 Legu_y1_southf(8)],'r','LineWidth',2);
title('θ1','Color','r');
grid on
yline(0,'k','LineWidth',0.1);
xline(0,'k','LineWidth',0.1);
axis([-10 5 -25 10]);

subplot(3,9,25); % south,theta2

subu_south1 = plot([0 Legu_x1_southf(8)],[0 Legu_y1_southf(8)],'r','LineWidth',2);
hold on;
subu_south2 = plot([Legu_x1_southf(8) Legu_x2_southf(8)],[Legu_y1_southf(8) Legu_y2_southf(8)],'b','LineWidth',2);
grid on
title('θ2','Color','b');
xline(0,'k','LineWidth',0.1);
yline(0,'k','LineWidth',0.1);
axis([-10 5 -25 10]);




Leg_u1 = plot3(ha,[11.25 Legu_x1_east],[0 0],[0 Legu_z1_east],'r','Linewidth',3);                                    %EAST_L1 다리생성-펴기
Leg_u2 = plot3(ha,[Legu_x1_east Legu_x2_east],[0 0],[Legu_z1_east Legu_z2_east],'b','Linewidth',3);                  %EAST_L2 다리생성-펴기
Leg_u3 = plot3(ha,[-11.25 Legu_x1_west(8)],[0 0],[0 Legu_z1_west(8)],'r','Linewidth',3);                             %WEST_L1 다리생성-펴기
Leg_u4 = plot3(ha,[Legu_x1_west(8) Legu_x2_west(8)],[0 0],[Legu_z1_west(8) Legu_z2_west(8)],'b','Linewidth',3);      %WEST_L2 다리생성-펴기
Leg_u5 = plot3(ha,[0 0],[11.25 Legu_y1_north(8)],[0 Legu_z1_north(8)],'r','Linewidth',3);                            %NORTH_L1 다리생성-펴기
Leg_u6 = plot3(ha,[0 0],[Legu_y1_north(8) Legu_y2_north(8)],[Legu_z1_north(8) Legu_z2_north(8)],'b','Linewidth',3);  %NORTH_L2 다리생성-펴기
Leg_u7 = plot3(ha,[0 0],[-11.25 Legu_y1_south(8)],[0 Legu_z1_south(8)],'r','Linewidth',3);                           %SOUTH_L1 다리생성-펴기
Leg_u8 = plot3(ha,[0 0],[Legu_y1_south(8) Legu_y2_south(8)],[Legu_z1_south(8) Legu_z2_south(8)],'b','Linewidth',3);  %SOUTH_L2 다리생성-펴기

cam_ang_Legu = linspace(270,90,length(Legu_theta1_west));                    %Legu_theta1_west와 cam_ang의 벡터값이 같아야하므로 linspace를 이용해 벡터값 맞추기

for i_ptu = 1:length(Legu_theta1_west)                                       %애니매이션 실행 1부터theta_west크기까지 반복

    set(Leg_u3,'XData',[-11.25 Legu_x1_west(i_ptu)], ...                     %L1_WEST 이동하는 선의 x좌표 y좌표를 handle을 이용해 좌표값 반복설정
        'ZData',[0 Legu_z1_west(i_ptu)]           );
    set(Leg_u4,'XData',[Legu_x1_west(i_ptu) Legu_x2_west(i_ptu)], ...        %L2_WEST 이동하는 선의 x좌표 y좌표를 handle을  이용해 좌표값 반복설정
        'ZData',[Legu_z1_west(i_ptu) Legu_z2_west(i_ptu)]      );
    set(Leg_u5,'YData',[11.25 Legu_y1_north(i_ptu)], ...                     %L1_NORTH 이동하는 선의 x좌표 y좌표를 handle을 이용해 좌표값 반복설정
        'ZData',[0 Legu_z1_north(i_ptu)]           );
    set(Leg_u6,'YData',[Legu_y1_north(i_ptu) Legu_y2_north(i_ptu)], ...      %L2_NORTH 이동하는 선의 x좌표 y좌표를 handle을  이용해 좌표값 반복설정
        'ZData',[Legu_z1_north(i_ptu) Legu_z2_north(i_ptu)]      );
    set(Leg_u7,'YData',[-11.25 Legu_y1_south(i_ptu)], ...                    %L1_SOUTH 이동하는 선의 x좌표 y좌표를 handle을 이용해 좌표값 반복설정
        'ZData',[0 Legu_z1_south(i_ptu)]           );
    set(Leg_u8,'YData',[Legu_y1_south(i_ptu) Legu_y2_south(i_ptu)], ...      %L2_SOUTH 이동하는 선의 x좌표 y좌표를 handle을  이용해 좌표값 반복설정
        'ZData',[Legu_z1_south(i_ptu) Legu_z2_south(i_ptu)]      );

    cam_x_Legu = 80*cos(cam_ang_Legu(i_ptu)*pi/180);                              %x축 으로 돌아가는범위 조절
    cam_y_Legu = 80*sin(cam_ang_Legu(i_ptu)*pi/180);                              %y축 으로 돌아가는범위 조절
    cam_z_Legu = 15;                                                               %z축은 고정(위에서 내려다보기)
    set(ha,'CameraPosition',[cam_x_Legu cam_y_Legu cam_z_Legu]);                  %cam의 handle속성값 바꾸기

        set(subu_west1,'XData',[0 Legu_x1_westf(i_ptu)], ...                       %L1_WEST 이동하는 선의 x좌표 y좌표를 handle을 이용해 좌표값 반복설정
        'YData',[0 Legu_y1_westf(i_ptu)]           );
    set(subu_west2,'XData',[Legu_x1_westf(i_ptu) Legu_x2_westf(i_ptu)], ...          %L2_WEST 이동하는 선의 x좌표 y좌표를 handle을  이용해 좌표값 반복설정
        'YData',[Legu_y1_westf(i_ptu) Legu_y2_westf(i_ptu)]      );

    set(subu_north1,'XData',[0 Legu_x1_northf(i_ptu)], ...                       %L1_NORTH 이동하는 선의 x좌표 y좌표를 handle을 이용해 좌표값 반복설정
        'YData',[0 Legu_y1_northf(i_ptu)]           );
    set(subu_north2,'XData',[Legu_x1_northf(i_ptu) Legu_x2_northf(i_ptu)], ...        %L2_NORTH 이동하는 선의 x좌표 y좌표를 handle을  이용해 좌표값 반복설정
        'YData',[Legu_y1_northf(i_ptu) Legu_y2_northf(i_ptu)]      );

    set(subu_south1,'XData',[0 Legu_x1_southf(i_ptu)], ...                      %L1_SOUTH 이동하는 선의 x좌표 y좌표를 handle을 이용해 좌표값 반복설정
        'YData',[0 Legu_y1_southf(i_ptu)]           );
    set(subu_south2,'XData',[Legu_x1_southf(i_ptu) Legu_x2_southf(i_ptu)], ...        %L2_SOUTH 이동하는 선의 x좌표 y좌표를 handle을  이용해 좌표값 반복설정
        'YData',[Legu_y1_southf(i_ptu) Legu_y2_southf(i_ptu)]      );

    set(subu_west,'XData',[0 Legu_x1_westf(i_ptu)], ...                       %L1_WEST 이동하는 선의 x좌표 y좌표를 handle을 이용해 좌표값 반복설정
        'YData',[0 Legu_y1_westf(i_ptu)]           );
    set(subu_north,'XData',[0 Legu_x1_northf(i_ptu)], ...                       %L1_NORTH 이동하는 선의 x좌표 y좌표를 handle을 이용해 좌표값 반복설정
        'YData',[0 Legu_y1_northf(i_ptu)]           );
    set(subu_south,'XData',[0 Legu_x1_southf(i_ptu)], ...                      %L1_SOUTH 이동하는 선의 x좌표 y좌표를 handle을 이용해 좌표값 반복설정
        'YData',[0 Legu_y1_southf(i_ptu)]           );

    pause(0.08);                                                                  %0.08초 딜레이 0에가까울수록 빠름(drawnow함수 이용시 제일 빠름)
end

pause(2);    

delete(Leg_u1);                 %랜딩용 다리지우기
delete(Leg_u2);                 %랜딩용 다리지우기
delete(Leg_u3);                 %랜딩용 다리지우기
delete(Leg_u4);                 %랜딩용 다리지우기
delete(Leg_u5);                 %랜딩용 다리지우기
delete(Leg_u6);                 %랜딩용 다리지우기
delete(Leg_u7);                 %랜딩용 다리지우기
delete(Leg_u8);                 %랜딩용 다리지우기
delete(box_L1);                 %랜딩용 몸체지우기
delete(box_L2);                 %랜딩용 몸체지우기
delete(box_L3);                 %랜딩용 몸체지우기
delete(box_L4);                 %랜딩용 몸체지우기
delete(box_L5);                 %랜딩용 몸체지우기
delete(box_L6);                 %랜딩용 몸체지우기
delete(box_L7);                 %랜딩용 몸체지우기
delete(box_L8);                 %랜딩용 몸체지우기
delete(box_L9);                 %랜딩용 몸체지우기
delete(box_L10);                %랜딩용 몸체지우기
delete(box_L11);                %랜딩용 몸체지우기
delete(box_L12);                %랜딩용 몸체지우기

delete(subplot(3,9,6));
delete(subplot(3,9,7));
delete(subplot(3,9,13));
delete(subplot(3,9,14));
delete(subplot(3,9,24));
delete(subplot(3,9,25));

%@@@@@@@@@@@@@@@@@@@@@@@@@@@@@@@@@@@@@@@@@@@@@@@@@@@@@@@@@@@@@@@@@@@@@@@@@@@@@@@@@@@@@@@@@@@@@@@@@@@@@@Take off!


box_T1 = plot3(ha,[-11.25 0],[0 -11.25],[0 0],'k','Linewidth',1.5);                          %부품넣을공간 생성(밑면)-이륙
box_T2 = plot3(ha,[0 11.25],[-11.25 0],[0 0],'k','Linewidth',1.5);                           %부품넣을공간 생성(밑면)-이륙
box_T3 = plot3(ha,[11.25 0],[0 11.25],[0 0],'k','Linewidth',1.5);                            %부품넣을공간 생성(밑면)-이륙
box_T4 = plot3(ha,[0 -11.25],[11.25 0],[0 0],'k','Linewidth',1.5);                           %부품넣을공간 생성(밑면)-이륙
box_T5 = plot3(ha,[0 0],[-11.25 -11.25],[0 0],'k','Linewidth',1.5);                          %부품넣을공간 생성(높이)-이륙
box_T6 = plot3(ha,[11.25 11.25],[0 0],[0 8],'k','Linewidth',1.5);                            %부품넣을공간 생성(높이)-이륙
box_T7 = plot3(ha,[0 0],[11.25 11.25],[0 8],'k','Linewidth',1.5);                            %부품넣을공간 생성(높이)-이륙
box_T8 = plot3(ha,[-11.25 -11.25],[0 0],[0 8],'k','Linewidth',1.5);                          %부품넣을공간 생성(높이)-이륙
box_T9 = plot3(ha,[-11.25 0],[0 -11.25],[8 8],'k','Linewidth',1.5);                          %부품넣을공간 생성(윗면)-이륙
box_T10 = plot3(ha,[0 11.25],[-11.25 0],[8 8],'k','Linewidth',1.5);                          %부품넣을공간 생성(윗면)-이륙
box_T11 = plot3(ha,[11.25 0],[0 11.25],[8 8],'k','Linewidth',1.5);                           %부품넣을공간 생성(윗면)-이륙
box_T12 = plot3(ha,[0 -11.25],[11.25 0],[8 8],'k','Linewidth',1.5);                          %부품넣을공간 생성(윗면)-이륙

Leg_T1 = plot3(ha,[11.25 T_x1_east],[0 0],[0 T_z1_east],'r','Linewidth',3);                          %EAST_L1 다리생성-이륙
Leg_T2 = plot3(ha,[T_x1_east T_x2_east],[0 0],[T_z1_east T_z2_east],'b','Linewidth',3);              %EAST_L2 다리생성-이륙
Leg_T3 = plot3(ha,[-11.25 T_x1_west],[0 0],[0 T_z1_west],'r','Linewidth',3);                         %WEST_L1 다리생성-이륙
Leg_T4 = plot3(ha,[T_x1_west T_x2_west],[0 0],[T_z1_west T_z2_west],'b','Linewidth',3);              %WEST_L2 다리생성-이륙
Leg_T5 = plot3(ha,[0 0],[11.25 T_y1_north],[0 T_z1_north],'r','Linewidth',3);                        %NORTH_L1 다리생성-이륙
Leg_T6 = plot3(ha,[0 0],[T_y1_north T_y2_north],[T_z1_north T_z2_north],'b','Linewidth',3);          %NORTH_L2 다리생성-이륙
Leg_T7 = plot3(ha,[0 0],[-11.25 T_y1_south],[0 T_z1_south],'r','Linewidth',3);                       %SOUTH_L1 다리생성-이륙
Leg_T8 = plot3(ha,[0 0],[T_y1_south T_y2_south],[T_z1_south T_z2_south],'b','Linewidth',3);          %SOUTH_L2 다리생성-이륙

%-----------------subplot
subplot(3,9,6); % north,theta1

plot([0 2.7362],[0 7.5175],'r','LineWidth',2);
title('θ1','Color','r');
yline(0,'k','LineWidth',0.1);
xline(0,'k','LineWidth',0.1);
axis([-5 10 -25 10]);
grid on;


subplot(3,9,7); % north,theta2

plot([0 2.7362],[0 7.5175],'r','LineWidth',2);
hold on;
plot([2.7362 2.7362],[7.5175 -8.4825],'b','LineWidth',2);
yline(0,'k','LineWidth',0.1);
xline(0,'k','LineWidth',0.1);
axis([-5 10 -25 10]) ;  
title('θ2','Color','b');
grid on


%-----------------subplot
subplot(3,9,13); % west,theta1

plot([0 -2.7362],[0 7.5175],'r','LineWidth',2);
title('θ1','Color','r');
grid on
yline(0,'k','LineWidth',0.1);
xline(0,'k','LineWidth',0.1);
axis([-10 5 -25 10]);


subplot(3,9,14); % west,theta2

plot([0 -2.7362],[0 7.5175],'r','LineWidth',2);
hold on;
plot([-2.7362 -2.7362],[7.5175 -8.4825],'b','LineWidth',2);
grid on
title('θ2','Color','b');
xline(0,'k','LineWidth',0.1);
yline(0,'k','LineWidth',0.1);
axis([-10 5 -25 10]);


%-----------------subplot
subplot(3,9,17); % east,theta1

plot([0 2.7362],[0 7.5175],'r','LineWidth',2);
title('θ1','Color','r');
yline(0,'k','LineWidth',0.1);
xline(0,'k','LineWidth',0.1);
axis([-5 10 -25 10])
grid on 


subplot(3,9,18); % east,theta2

plot([0 2.7362],[0 7.5175],'r','LineWidth',2);
hold on;
plot([2.7362 2.7362],[7.5175 -8.4825],'b','LineWidth',2);
yline(0,'k','LineWidth',0.1);
xline(0,'k','LineWidth',0.1);
axis([-5 10 -25 10])   
title('θ2','Color','b');
grid on 


%-----------------subplot
subplot(3,9,24); % west,theta1

plot([0 -2.7362],[0 7.5175],'r','LineWidth',2);
title('θ1','Color','r');
grid on
yline(0,'k','LineWidth',0.1);
xline(0,'k','LineWidth',0.1);
axis([-10 5 -25 10]);


subplot(3,9,25); % west,theta2

plot([0 -2.7362],[0 7.5175],'r','LineWidth',2);
hold on;
plot([-2.7362 -2.7362],[7.5175 -8.4825],'b','LineWidth',2);
grid on
title('θ2','Color','b');
xline(0,'k','LineWidth',0.1);
yline(0,'k','LineWidth',0.1);
axis([-10 5 -25 10]);

aT=linspace(1,1,50);                                 %1값을 50개 만들기
cam_angT = linspace(90,45,length(aT)); 

for iT = 1:length(aT)                                 %50번반복
set(box_T1,'ZData',[iT iT]);                          %시작위치는 밑변:50,윗면:58 이며, 1씩 감소(50번 반복)
set(box_T2,'ZData',[iT iT]);
set(box_T3,'ZData',[iT iT]);
set(box_T4,'ZData',[iT iT]);
set(box_T5,'ZData',[iT 8+iT]);
set(box_T6,'ZData',[iT 8+iT]);
set(box_T7,'ZData',[iT 8+iT]);
set(box_T8,'ZData',[iT 8+iT]);
set(box_T9,'ZData',[8+iT 8+iT]);
set(box_T10,'ZData',[8+iT 8+iT]);
set(box_T11,'ZData',[8+iT 8+iT]);
set(box_T12,'ZData',[8+iT 8+iT]);
set(Leg_T1,'ZData',[iT T_z1_east+iT]);
set(Leg_T2,'ZData',[T_z1_east+iT T_z2_east+iT]);
set(Leg_T3,'ZData',[iT T_z1_west+iT]);
set(Leg_T4,'ZData',[T_z1_west+iT T_z2_west+iT]);
set(Leg_T5,'ZData',[iT T_z1_north+iT]);
set(Leg_T6,'ZData',[T_z1_north+iT T_z2_north+iT]);
set(Leg_T7,'ZData',[iT T_z1_south+iT]);
set(Leg_T8,'ZData',[T_z1_south+iT T_z2_south+iT]);
pause(0.08);                                         %0.08초딜레이

cam_xT = 80*cos(cam_angT(iT)*pi/180);                                   %x축 으로 돌아가는범위 조절
cam_yT = 80*sin(cam_angT(iT)*pi/180);                                   %y축 으로 돌아가는범위 조절
cam_zT = 10;                                                             %z축은 고정(위에서 내려다보기)
set(ha,'CameraPosition',[cam_xT cam_yT cam_zT]);                        %cam의 handle속성값 바꾸기

end
F(l) = getframe(gcf);
end
v = VideoWriter('stair_animation.mp4','MPEG-4');
v.FrameRate = 30;
v.Quality = 100;
open(v);
writeVideo(v,F);
close(v);
